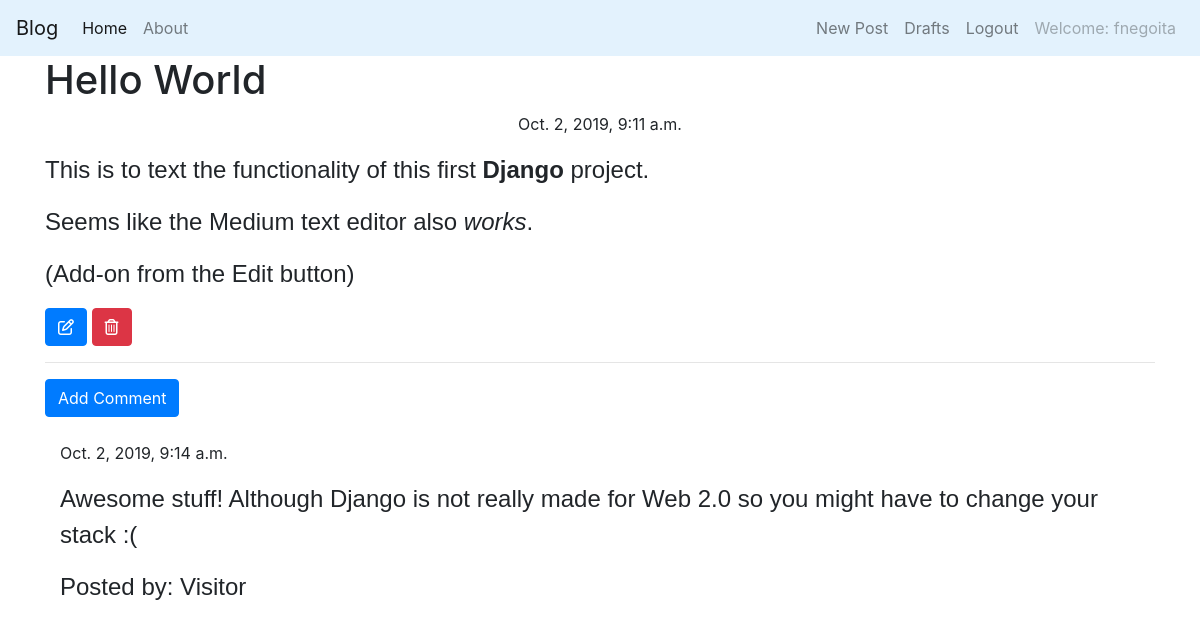
The app's page /post/1 (signed in) with its own data.
### blog/models.py (models this page shows, shortened)
class Post(models.Model):
    author = models.ForeignKey('auth.User', on_delete=models.PROTECT)
    title = models.CharField(max_length=256)
    text = models.TextField()
    created_date = models.DateTimeField(default=timezone.now())
    published_date = models.DateTimeField(blank=True, null=True)

class Comment(models.Model):
    post = models.ForeignKey('blog.Post', related_name='comments', on_delete=models.PROTECT)
    author = models.CharField(max_length=256)
    text = models.TextField()
    created_date = models.DateTimeField(default=timezone.now())
    approved_comment = models.BooleanField(default=False)

### blog/views.py (the view)
# urls.py: re_path(r'^post/(?P<pk>\d+)$', views.PostDetailView.as_view(), name='post_detail'),
class PostDetailView(DetailView):
    model = Post

### blog/templates/blog/post_detail.html (shortened to what this page needs)
{% extends "blog/base.html" %}
{% block content %}
<h1 class="post-title">{{ post.title }}</h1>
{% if post.published_date %}
    <div class="date postdate">
        {{ post.published_date }}
    </div>
{% else %}
    <a class="btn btn-primary" href="{% url 'post_publish' pk=post.pk %}">Publish</a>
{% endif %}
<p class="post-content">
    {{post.text|safe|linebreaksbr}}
</p>
{% if user.is_authenticated %}
    <a class="btn btn-primary" href="{% url 'post_edit' pk=post.pk %}"><i class="far fa-edit"></i></a>
    <a class="btn btn-danger" href="{% url 'post_remove' pk=post.pk %}"><i class="far fa-trash-alt"></i></a>
{% endif %}
<hr>
<a class="btn btn-primary" href="{% url 'add_comment_to_post' pk=post.pk %}">Add Comment</a>
<div class="container">
    {% for comment in post.comments.all %}
    <br>
        {% if user.is_authenticated or comment.approved_comment %}
        {{comment.created_date}}
            <p>{{comment.text|safe|linebreaks}}</p>
            <p>Posted by: {{comment.author}}</p>
        {% endif %}
        {% empty %}
        <p>No comments.</p>
    {% endfor %}
</div>
{% endblock %}

### blog/templates/blog/base.html (shortened to what this page needs)
<!DOCTYPE html>
{% load staticfiles %}
<html lang="en">
<head>
    <link rel="stylesheet" href="https://stackpath.bootstrapcdn.com/bootstrap/4.3.1/css/bootstrap.min.css"
>
    <link rel="stylesheet" href="//cdn.jsdelivr.net/npm/medium-editor@latest/dist/css/medium-editor.min.css" type="text/css"
        media="screen" charset="utf-8">
    <link rel="stylesheet" href="{% static 'css/blog.css' %}">
</head>
<body>
    <nav class="navbar navbar-expand-lg navbar-light" style="background-color: #e3f2fd;">
        <a class="navbar-brand" href="#">Blog</a>
        <div class="collapse navbar-collapse" id="navbarNav">
            <ul class="navbar-nav">
                <li class="nav-item active">
                    <a class="nav-link" href="{% url 'post_list' %}">Home <span class="sr-only">(current)</span></a>
                </li>
                <li class="nav-item">
                    <a class="nav-link" href="{% url 'about' %}">About</a>
                </li>
            </ul>
            <ul class="navbar-nav ml-auto">
                {% if user.is_authenticated %}
                    <li class="nav-item">
                        <a class="nav-link" href="{% url 'post_new' %}">New Post</a>
                    </li>
                    <li class="nav-item">
                        <a class="nav-link" href="{% url 'post_draft_list' %}">Drafts</a>
                    </li>
                    <li class="nav-item">
                        <a class="nav-link" href="{% url 'logout' %}">Logout</a>
                    </li>
                    <li class="nav-item">
                        <a class="nav-link disabled" href="#" tabindex="-1" aria-disabled="true">Welcome: {{user.username}}</a>
                    </li>
                {% else %}
                    <li class="nav-item">
                        <a class="nav-link" href="{% url 'login' %}"><i class="fas fa-sign-in-alt"></i> Login</a>
                    </li>
                {% endif %}
            </ul>
        </div>
    </nav>
    <div class="container">
        <div class="row">
            <div class="col-12">
                {% block content %}
                {% endblock %}
            </div>
        </div>
    </div>
</body>
</html>

### blog/static/css/blog.css (style rules this page uses)
p { font-family: 'Russo One', sans-serif; font-size: 1.5em; }
.postdate { text-align: center; }

### records on screen
Post: title "Hello World", published_date "Oct. 2, 2019, 9:11 a.m.", text "This is to text the functionality of this first Django project. Seems like the Medium text editor also works . (Add-on from the Edit button)"
Comment: created_date "Oct. 2, 2019, 9:14 a.m.", text "Awesome stuff! Although Django is not really made for Web 2.0 so you might have to change your stack :(", author "Visitor"

### other values on screen
{{ user.username }} "fnegoita"
